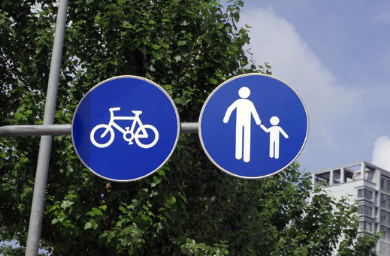
#> input picture lab2/test_sobel.png, 390 x 256 px
$ jupyter execute test.ipynb
#> lines starting #> are read from the running program, lines starting #| are printed output that depends on the picture
[cell 1]
import numpy as np
from scipy import ndimage
import matplotlib.pyplot as plt

[cell 2]
I = plt.imread('test_sobel.png')
#> I is the input picture: shape (256, 390, 3) float32; mean R, G, B 0.304, 0.342, 0.391
plt.imshow(I)

[cell 3]
if I.ndim == 3:
    I = np.dot(I[...,:3],[0.2989,0.587,0.114])
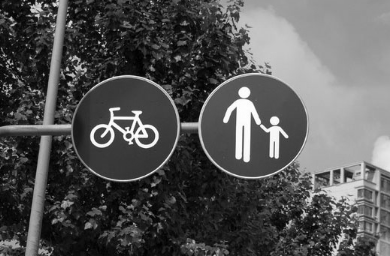
#> I: shape (256, 390) float64; min 0.00179, max 0.998, mean 0.337

[cell 4]
Gx = np.array([[-1,0,1],
                [-2,0,0],
                [-1,0,1]])

Gy = np.array([[-1,-2,-1],
               [0,0,0],
               [1,2,1]])

[cell 5]
def convolved2d(image,kernel):
    image_height, image_width = image.shape
#> image_height = 256; image_width = 390
    kernel_height, kernel_width = kernel.shape

    output_height = image_height - kernel_height + 1
#> output_height = 254
    output_width = image_width - kernel_width + 1
#> output_width = 388

    output = np.zeros((output_height,output_width))

    for i in range(output_height):
        for j in range(output_width):
            output[i,j] = np.sum(image[i:i+kernel_height,j:j+kernel_width]*kernel)
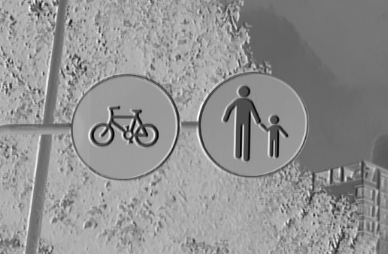
#> output: shape (254, 388) float64; min -3.45, max 1.42, mean -0.667; drawn with min black and max white

    return output

[cell 6]
Ix = convolved2d(I,Gx)
Iy = convolved2d(I,Gy)
#> after the loop in convolved2d (call 2), `for i in range(output_height):`:
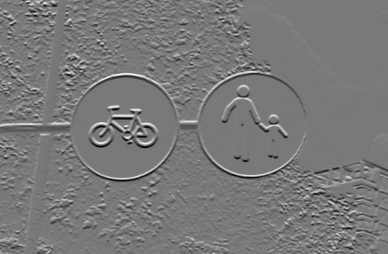
#> output: shape (254, 388) float64; min -3.03, max 3.32, mean -0.00594; drawn with min black and max white

[cell 7]
G = np.hypot(Ix,Iy)
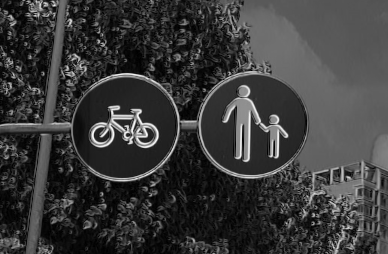
#> G: shape (254, 388) float64; min 0.00195, max 3.52, mean 0.816; drawn with min black and max white
G = (G/G.max()) * 255

[cell 8]
plt.imshow(G,cmap = 'gray')
plt.show()

$𝑅= det(𝑀)−𝑘*(trace(𝑀))^2$

$det(M)=I_x^2 * I_y^2 -(I_xI_y)^2$

$ trace(M) = I_x^2 + I_y^2$

[cell 9]
Ixx = Ix * Ix
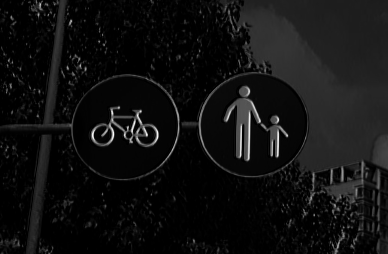
#> Ixx: shape (254, 388) float64; min 3.25e-10, max 11.91, mean 0.803; drawn with min black and max white
Iyy = Iy * Iy
Ixy = Ix * Iy

 这里使用了高斯平滑，目的可能是消除噪声，提高角点检测的鲁棒性

[cell 10]
# Гауссово сглаживание
sigma = 1.5
Sxx = ndimage.gaussian_filter(Ixx,sigma)
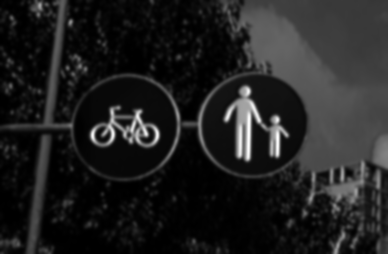
#> Sxx: shape (254, 388) float64; min 0.00253, max 6.19, mean 0.803; drawn with min black and max white
Syy = ndimage.gaussian_filter(Iyy,sigma)
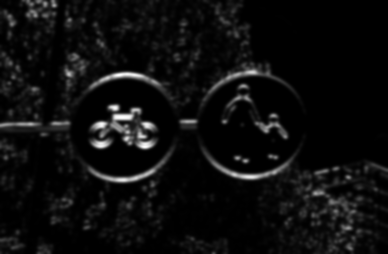
#> Syy: shape (254, 388) float64; min 6.1e-07, max 3.96, mean 0.215; drawn with min black and max white
Sxy = ndimage.gaussian_filter(Ixy,sigma)
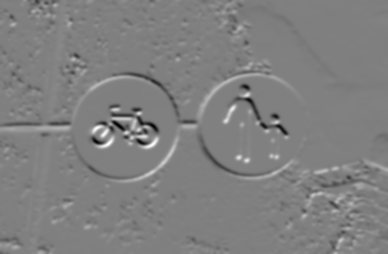
#> Sxy: shape (254, 388) float64; min -2.23, max 2.21, mean 0.00509; drawn with min black and max white

[cell 11]
# Критерий Харриса
k = 0.05
R = (Sxx*Syy-Sxy**2) - k* (Sxx+Syy) ** 2
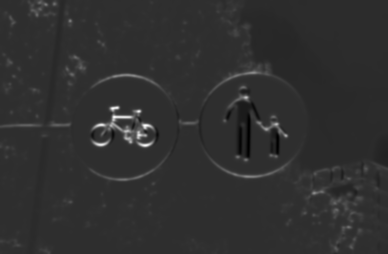
#> R: shape (254, 388) float64; min -1.91, max 8.5, mean 0.0708; drawn with min black and max white
R

Порог используется для различения угловых точек и неугловых. Начальный порог устанавливается как 0,01 × R.max(), то есть 1% от максимального значения матрицы отклика R, однако для различных изображений следует применять разные пороги. Например, на данном изображении при использовании порога 0,01 × R.max() большая часть фона также будет распознана как угловые точки. Увеличение порога позволяет ограничить распознаваемые угловые точки областью указателей. Однако,часть указателя для велосипедов была хорошо распознана, но количество угловых точек в области пешеходов было невелико.

[cell 12]
# Нормализация и пороговая обработка
R = (R / R.max()) * 255
threshold = 0.2 * R.max()
#> threshold = 51
corners = np.argwhere(R>threshold)
#> corners = 1488 pairs, first value 1 to 227, second value 19 to 350
corners
#> Out has the same summary as corners

[cell 13]
# Отображение результатов
plt.imshow(G, cmap='gray')
plt.scatter(corners[:, 1], corners[:, 0], s=5, c='red')
plt.title('Обнаружение углов методом Харриса')
plt.show()
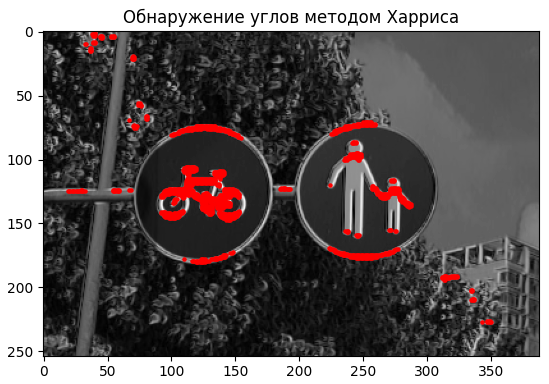
#> figure drawn by matplotlib, 1 panel
